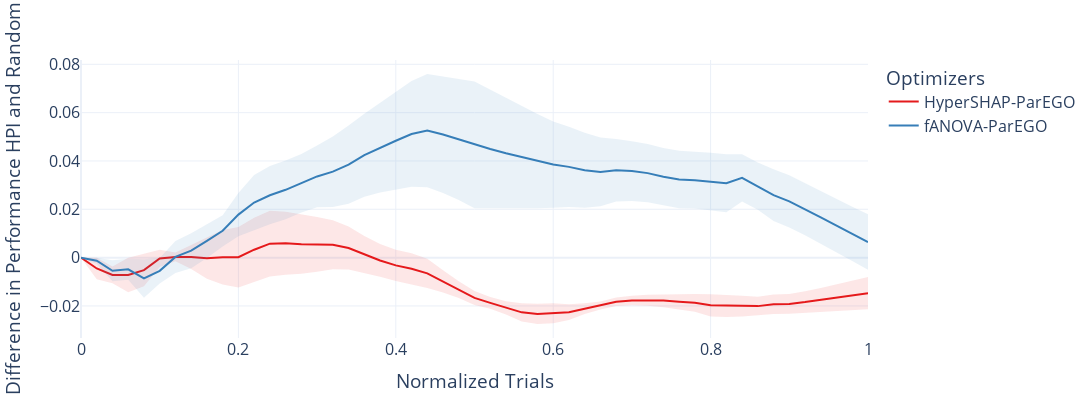

Notebook code for this chart:
### Markdown cell above
# Random

### Code cell
fanova = perf_all[perf_all['optimizer_id']=='fanova_adjust_cs_default_constant_adjust_prev_cfgs_set_to_incumbent_thresh_0.75']
fanova_rnd = rnd_all[rnd_all['optimizer_id']=='random_adjust_cs_default_constant_adjust_prev_cfgs_set_to_incumbent_thresh_0.75']
fanova = pd.merge(fanova, fanova_rnd, on=['task_id', 'seed', 'n_trials_norm'], suffixes=('_final', '_rnd'))
fanova['trial_value__cost_inc_norm_diff'] = fanova['trial_value__cost_inc_norm_rnd'] - fanova['trial_value__cost_inc_norm_final']
fanova['optimizer_id'] = 'fANOVA-ParEGO'


hypershap = perf_all[perf_all['optimizer_id']=='hypershap_adjust_cs_default_constant_adjust_prev_cfgs_set_to_incumbent_dynamic_decay_down']
hypershap_rnd = rnd_all[rnd_all['optimizer_id']=='random_adjust_cs_default_constant_adjust_prev_cfgs_set_to_incumbent_dynamic_decay_down']
hypershap = pd.merge(hypershap, hypershap_rnd, on=['task_id', 'seed', 'n_trials_norm'], suffixes=('_final', '_rnd'))
hypershap['trial_value__cost_inc_norm_diff'] = hypershap['trial_value__cost_inc_norm_rnd'] - hypershap['trial_value__cost_inc_norm_final']
hypershap['optimizer_id'] = 'HyperSHAP-ParEGO'

df_plot = pd.concat([hypershap, fanova], ignore_index=True)

# Average over tasks
avg_task = df_plot.groupby(["optimizer_id", "seed", "n_trials_norm"]).agg(
    mean_perf=("trial_value__cost_inc_norm_diff", "mean")
).reset_index()

# Average over seeds
avg_seed = avg_task.groupby(["optimizer_id", "n_trials_norm"]).agg(
    mean=("mean_perf", "mean"),
    sem=("mean_perf", "sem")
).reset_index()

auc_per_seed = (
    df_plot.groupby(["optimizer_id", "seed"])
    .apply(lambda group: trapz(group.sort_values("n_trials_norm")["trial_value__cost_inc_norm_diff"],
                                group.sort_values("n_trials_norm")["n_trials_norm"]))
    .reset_index(name="auc")
)

colors = px.colors.qualitative.Set1
fig = go.Figure()
for i, optimizer in enumerate(avg_seed["optimizer_id"].unique()):
    df_opt = avg_seed[avg_seed["optimizer_id"] == optimizer]
    line_color = colors[i % len(colors)]

    # Mean line
    fig.add_trace(go.Scatter(
        x=df_opt["n_trials_norm"],
        y=df_opt["mean"],
        mode="lines",
        name=optimizer,
        line=dict(width=2, color=line_color),
    ))

    # Shaded error (sem)
    fig.add_trace(go.Scatter(
        x=pd.concat([df_opt["n_trials_norm"], df_opt["n_trials_norm"][::-1]]),
        y=pd.concat([
            df_opt["mean"] - df_opt["sem"],
            (df_opt["mean"] + df_opt["sem"])[::-1]
        ]),
        fill='toself',
        fillcolor=line_color.replace(')', ',0.1)').replace('rgb', 'rgba'),
        line=dict(color='rgba(255,255,255,0)'),
        hoverinfo="skip",
        showlegend=False
    ))


fig.update_layout(
    height=400,
    width=1100,
    template="plotly_white",
    font=dict(size=16),
    legend=dict(title="Optimizers", font=dict(size=16)),
    margin=dict(t=60, l=50, r=50, b=50)
)

fig.update_xaxes(title_text="Normalized Trials")
fig.update_yaxes(title_text="Difference in Performance HPI and Random")
fig.show()

### Figure 1 — Plotly figure (JSON) as saved in the notebook; plotly's stock layout.template omitted (floating-point values rounded to 4 significant figures)
{"data": [{"line": {"color": "rgb(228,26,28)", "width": 2}, "mode": "lines", "name": "HyperSHAP-ParEGO", "type": "scatter", "x": [0.0, 0.02, 0.04, 0.06, 0.08, 0.1, 0.12, 0.14, 0.16, 0.18, 0.2, 0.22, 0.24, 0.26, 0.28, 0.3, 0.32, 0.34, 0.36, 0.38, 0.4, 0.42, 0.44, 0.46, 0.48, 0.5, 0.52, 0.54, 0.56, 0.58, 0.6, 0.62, 0.64, 0.66, 0.68, 0.7, 0.72, 0.74, 0.76, 0.78, 0.8, 0.82, 0.84, 0.86, 0.88, 0.9, 0.92, 0.94, 0.96, 0.98, 1.0], "y": [-3.315e-07, -0.004493, -0.007175, -0.007189, -0.005163, -0.0003144, 0.0002983, 0.0002551, -0.0002171, 0.0001614, 0.0001997, 0.003281, 0.005789, 0.005962, 0.005586, 0.005473, 0.005359, 0.003977, 0.001326, -0.001161, -0.003203, -0.004633, -0.0065, -0.009796, -0.01323, -0.01667, -0.01873, -0.02078, -0.02264, -0.02331, -0.02301, -0.02258, -0.02115, -0.0198, -0.01822, -0.01778, -0.01763, -0.01779, -0.01826, -0.01869, -0.01975, -0.01996, -0.02007, -0.02006, -0.0193, -0.01914, -0.01839, -0.01746, -0.01654, -0.01561, -0.01469]}, {"fill": "toself", "fillcolor": "rgba(228,26,28,0.1)", "hoverinfo": "skip", "line": {"color": "rgba(255,255,255,0)"}, "showlegend": false, "type": "scatter", "x": [0.0, 0.02, 0.04, 0.06, 0.08, 0.1, 0.12, 0.14, 0.16, 0.18, 0.2, 0.22, 0.24, 0.26, 0.28, 0.3, 0.32, 0.34, 0.36, 0.38, 0.4, 0.42, 0.44, 0.46, 0.48, 0.5, 0.52, 0.54, 0.56, 0.58, 0.6, 0.62, 0.64, 0.66, 0.68, 0.7, 0.72, 0.74, 0.76, 0.78, 0.8, 0.82, 0.84, 0.86, 0.88, 0.9, 0.92, 0.94, 0.96, 0.98, 1.0, 1.0, 0.98, 0.96, 0.94, 0.92, 0.9, 0.88, 0.86, 0.84, 0.82, 0.8, 0.78, 0.76, 0.74, 0.72, 0.7, 0.68, 0.66, 0.64, 0.62, 0.6, 0.58, 0.56, 0.54, 0.52, 0.5, 0.48, 0.46, 0.44, 0.42, 0.4, 0.38, 0.36, 0.34, 0.32, 0.3, 0.28, 0.26, 0.24, 0.22, 0.2, 0.18, 0.16, 0.14, 0.12, 0.1, 0.08, 0.06, 0.04, 0.02, 0.0], "y": [-4.632e-07, -0.008986, -0.01064, -0.01437, -0.01184, -0.003846, -0.001543, -0.004674, -0.008772, -0.01115, -0.01233, -0.009917, -0.007776, -0.007086, -0.006682, -0.005827, -0.004787, -0.004929, -0.006341, -0.007932, -0.009689, -0.01108, -0.01252, -0.0144, -0.01668, -0.01956, -0.02113, -0.02352, -0.0264, -0.02751, -0.02711, -0.02583, -0.02336, -0.02143, -0.01997, -0.01975, -0.01995, -0.0205, -0.0214, -0.02235, -0.02437, -0.02455, -0.02435, -0.02392, -0.02332, -0.02325, -0.02284, -0.02237, -0.02199, -0.02166, -0.02139, -0.007981, -0.009558, -0.01109, -0.01255, -0.01393, -0.01503, -0.01527, -0.01621, -0.0158, -0.01536, -0.01513, -0.01503, -0.01511, -0.01508, -0.01531, -0.01581, -0.01646, -0.01816, -0.01893, -0.01933, -0.01891, -0.01911, -0.01888, -0.01805, -0.01633, -0.01379, -0.009792, -0.005193, -0.0004826, 0.001812, 0.003283, 0.005611, 0.008993, 0.01288, 0.01551, 0.01677, 0.01785, 0.01901, 0.01935, 0.01648, 0.01273, 0.01147, 0.008338, 0.005184, 0.002139, 0.003217, 0.001512, -3.613e-06, -0.003713, -3.177e-07, -1.998e-07]}, {"line": {"color": "rgb(55,126,184)", "width": 2}, "mode": "lines", "name": "fANOVA-ParEGO", "type": "scatter", "x": [0.0, 0.02, 0.04, 0.06, 0.08, 0.1, 0.12, 0.14, 0.16, 0.18, 0.2, 0.22, 0.24, 0.26, 0.28, 0.3, 0.32, 0.34, 0.36, 0.38, 0.4, 0.42, 0.44, 0.46, 0.48, 0.5, 0.52, 0.54, 0.56, 0.58, 0.6, 0.62, 0.64, 0.66, 0.68, 0.7, 0.72, 0.74, 0.76, 0.78, 0.8, 0.82, 0.84, 0.86, 0.88, 0.9, 0.92, 0.94, 0.96, 0.98, 1.0], "y": [0.0, -0.00125, -0.00542, -0.004829, -0.008599, -0.005464, 0.0003072, 0.002889, 0.006916, 0.01111, 0.0178, 0.02282, 0.02583, 0.02807, 0.03081, 0.03361, 0.03559, 0.03849, 0.04239, 0.04552, 0.04836, 0.05118, 0.05261, 0.05094, 0.0489, 0.0467, 0.04496, 0.04321, 0.04163, 0.03994, 0.03851, 0.03756, 0.03617, 0.03545, 0.03619, 0.03581, 0.03497, 0.03346, 0.03236, 0.03207, 0.03153, 0.03078, 0.03302, 0.02958, 0.02588, 0.02332, 0.02012, 0.0167, 0.01328, 0.009861, 0.006441]}, {"fill": "toself", "fillcolor": "rgba(55,126,184,0.1)", "hoverinfo": "skip", "line": {"color": "rgba(255,255,255,0)"}, "showlegend": false, "type": "scatter", "x": [0.0, 0.02, 0.04, 0.06, 0.08, 0.1, 0.12, 0.14, 0.16, 0.18, 0.2, 0.22, 0.24, 0.26, 0.28, 0.3, 0.32, 0.34, 0.36, 0.38, 0.4, 0.42, 0.44, 0.46, 0.48, 0.5, 0.52, 0.54, 0.56, 0.58, 0.6, 0.62, 0.64, 0.66, 0.68, 0.7, 0.72, 0.74, 0.76, 0.78, 0.8, 0.82, 0.84, 0.86, 0.88, 0.9, 0.92, 0.94, 0.96, 0.98, 1.0, 1.0, 0.98, 0.96, 0.94, 0.92, 0.9, 0.88, 0.86, 0.84, 0.82, 0.8, 0.78, 0.76, 0.74, 0.72, 0.7, 0.68, 0.66, 0.64, 0.62, 0.6, 0.58, 0.56, 0.54, 0.52, 0.5, 0.48, 0.46, 0.44, 0.42, 0.4, 0.38, 0.36, 0.34, 0.32, 0.3, 0.28, 0.26, 0.24, 0.22, 0.2, 0.18, 0.16, 0.14, 0.12, 0.1, 0.08, 0.06, 0.04, 0.02, 0.0], "y": [0.0, -0.0025, -0.009806, -0.00919, -0.01656, -0.01073, -0.006319, -0.004356, -0.0001171, 0.004659, 0.008873, 0.01149, 0.01378, 0.0159, 0.0187, 0.02083, 0.02101, 0.02226, 0.0252, 0.02698, 0.02814, 0.02929, 0.02918, 0.02677, 0.02385, 0.02049, 0.02047, 0.02041, 0.02045, 0.02044, 0.02066, 0.02092, 0.02067, 0.02122, 0.02328, 0.02343, 0.02297, 0.02157, 0.02047, 0.02031, 0.01962, 0.0188, 0.0232, 0.01981, 0.01518, 0.01252, 0.009259, 0.005782, 0.002236, -0.001376, -0.005052, 0.01793, 0.0211, 0.02433, 0.02762, 0.03099, 0.03412, 0.03659, 0.03935, 0.04283, 0.04276, 0.04344, 0.04384, 0.04426, 0.04534, 0.04698, 0.04819, 0.04909, 0.04968, 0.05166, 0.0542, 0.05635, 0.05945, 0.0628, 0.06601, 0.06944, 0.07292, 0.07395, 0.0751, 0.07604, 0.07307, 0.06858, 0.06405, 0.05959, 0.05471, 0.05018, 0.04639, 0.04293, 0.04024, 0.03788, 0.03415, 0.02673, 0.01757, 0.01395, 0.01014, 0.006933, -0.0001974, -0.0006345, -0.0004668, -0.001034, 0.0, 0.0]}], "layout": {"font": {"size": 16}, "height": 400, "legend": {"font": {"size": 16}, "title": {"text": "Optimizers"}}, "margin": {"b": 50, "l": 50, "r": 50, "t": 60}, "width": 1100, "xaxis": {"title": {"text": "Normalized Trials"}}, "yaxis": {"title": {"text": "Difference in Performance HPI and Random"}}}}
